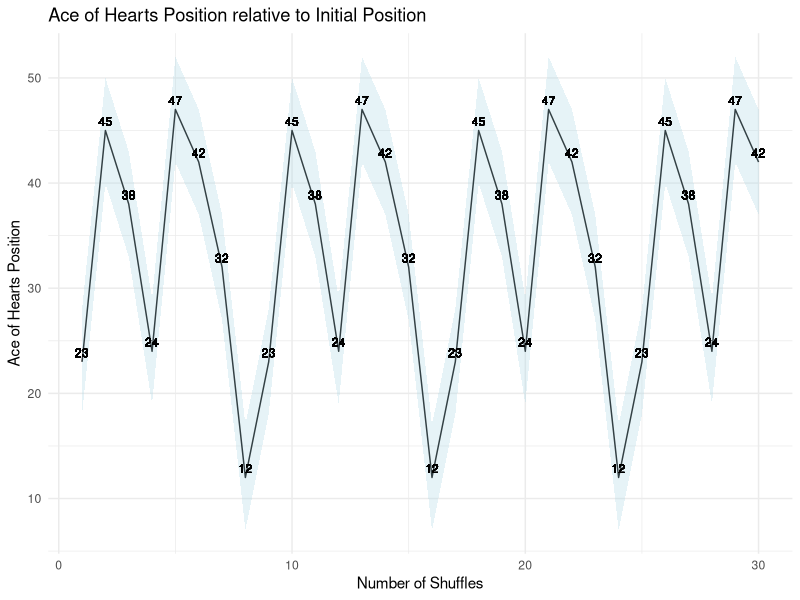

Recreate this plot in R.
## ---- chunk 1


# Function to perform a faro shuffle on a deck of cards
faro <- function(deck, num_shuffles) {
  for (i in 1:num_shuffles) {
    half1 <- deck[1:(length(deck)/2)]
    half2 <- deck[(length(deck)/2 + 1):length(deck)]
    deck <- c()
    for (j in 1:length(half1)) {
      deck <- c(deck, half1[j], half2[j])
    }
  }
  return(deck)
}



# Install the required packages if not already installed
if (!requireNamespace("ggplot2", quietly = TRUE)) {
  install.packages("ggplot2")
}

# Load the necessary packages
library(ggplot2)

# Function to simulate the position of the ace of hearts after shuffling
simulate_ace_of_hearts_position <- function(num_shuffles, num_simulations) {
  original_deck <- 1:52
  ace_position <- numeric(num_simulations)
  
  for (i in 1:num_simulations) {
    shuffled_deck <- faro(original_deck, num_shuffles)
    ace_position[i] <- which(shuffled_deck == 12)
  }
  
  return(ace_position)
}

# Simulation parameters
num_shuffles_list <- seq(1, 30, by = 1)
num_simulations <- 100

# Run the simulation
ace_positions <- lapply(num_shuffles_list, function(num_shuffles) {
  simulate_ace_of_hearts_position(num_shuffles, num_simulations)
})

# Prepare data for the plot
df <- data.frame(
  Num_Shuffles = rep(num_shuffles_list, each = num_simulations),
  Ace_Position = unlist(ace_positions)
)

# Create a line plot with a ribbon in ggplot2
ggplot(df, aes(x = Num_Shuffles, y = Ace_Position)) +
  geom_line() +
  geom_ribbon(aes(ymin = Ace_Position - 5, ymax = Ace_Position + 5), fill = "lightblue", alpha = 0.3) +
  geom_text(aes(label = Ace_Position), vjust = -0.5, hjust = 0.5, size = 3) +
  labs(title = "Ace of Hearts Position relative to Initial Position",
       x = "Number of Shuffles",
       y = "Ace of Hearts Position") +
  theme_minimal()


